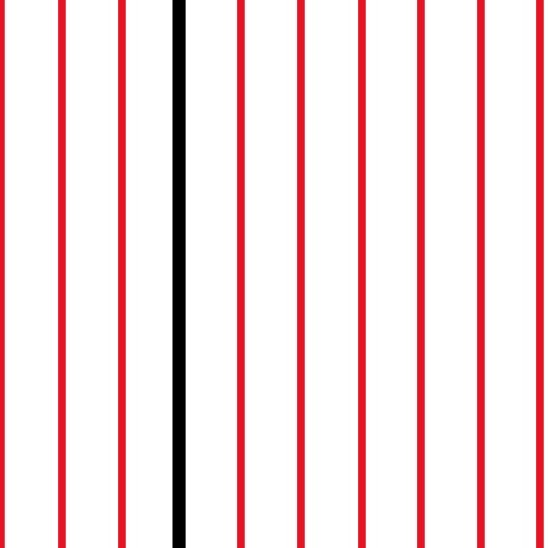
#> input picture images/image2.jpeg, 548 x 548 px
$ python different.py
#> lines starting #> are read from the running program, lines starting #| are printed output that depends on the picture; after the words box and inside, x2 and y2 are one past the last pixel; in counts of white or black regions, pixels touching at a corner belong together
import cv2
import numpy as np

image1 = cv2.imread('images/image2.jpeg')
#> image1 is the input picture: shape (548, 548, 3); mean B, G, R 222.3, 220.4, 243.4
image2 = cv2.imread('images/image1.jpeg')
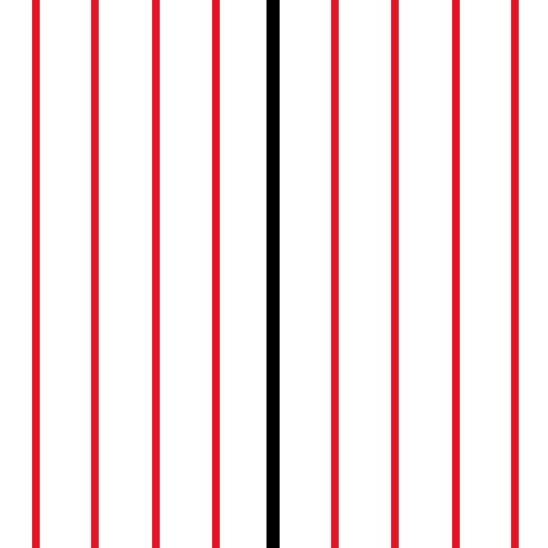
#> input picture images/image1.jpeg, 548 x 548 px
#> image2 is the input picture: shape (548, 548, 3); mean B, G, R 224.2, 222.4, 243.8

gray_image1 = cv2.cvtColor(image1, cv2.COLOR_BGR2GRAY)

edges_image1 = cv2.Canny(gray_image1, 50, 150)
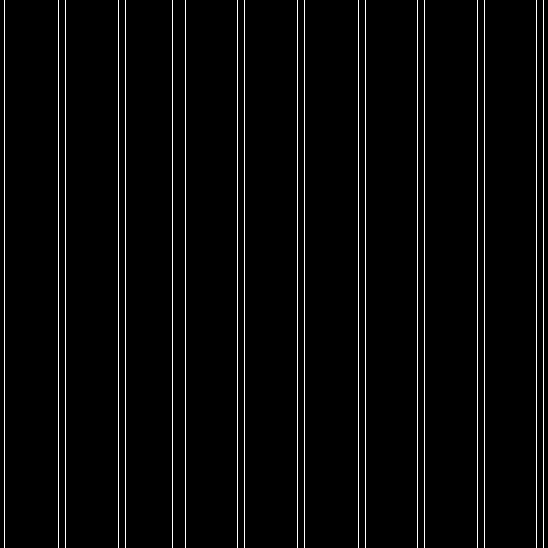
#> edges_image1: shape (548, 548); 3.5% white in thin lines or dots

lines_image1 = cv2.HoughLinesP(edges_image1, 1, np.pi / 180, threshold=50, minLineLength=100, maxLineGap=5)
#> lines_image1 = 19 rows, first 6: [4, 547, 4, 0], [536, 547, 536, 0], [543, 547, 543, 0], [358, 547, 358, 0], [365, 547, 365, 0], [237, 547, 237, 0]

reference_line = lines_image1[0][0]
#> reference_line = [4, 547, 4, 0]

cv2.circle(image1, (reference_line[0], reference_line[1]), 5, (0, 0, 255), -1)
#> image1: shape (548, 548, 3); 0.01% of pixels changed, all inside (x1, y1, x2, y2) = (0, 542, 10, 548)

gray_image2 = cv2.cvtColor(image2, cv2.COLOR_BGR2GRAY)
edges_image2 = cv2.Canny(gray_image2, 50, 150)
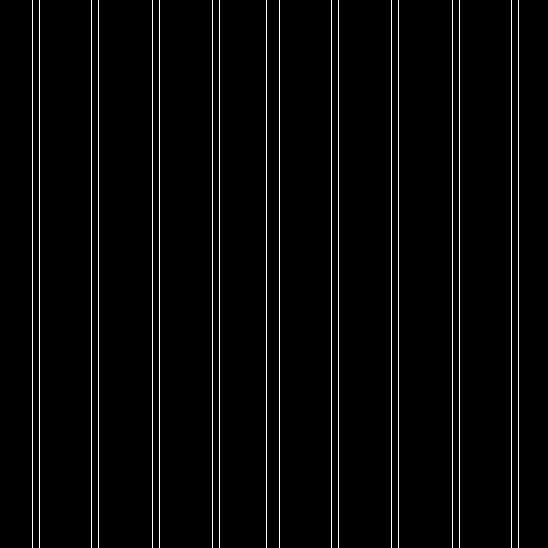
#> edges_image2: shape (548, 548); 3.3% white in thin lines or dots, all inside (x1, y1, x2, y2) = (32, 0, 519, 548)
lines_image2 = cv2.HoughLinesP(edges_image2, 1, np.pi / 180, threshold=50, minLineLength=100, maxLineGap=5)
#> lines_image2 = 18 rows, first 6: [331, 547, 331, 0], [511, 547, 511, 0], [459, 547, 459, 0], [212, 547, 212, 0], [279, 547, 279, 0], [159, 547, 159, 0]
detected_line = lines_image2[0][0]
#> detected_line = [331, 547, 331, 0]
cv2.circle(image2, (detected_line[0], detected_line[1]), 5, (0, 0, 255), -1)
#> image2: shape (548, 548, 3); 0.02% of pixels changed, all inside (x1, y1, x2, y2) = (326, 542, 337, 548)

horizontal_deviation = abs(reference_line[0] - detected_line[0])
#> horizontal_deviation = 327
point_distance = abs(reference_line[0] - detected_line[0])
#> point_distance = 327
line_distance = np.sqrt((reference_line[0] - detected_line[0])**2 + (reference_line[1] - detected_line[1])**2)
#> line_distance = 327

if detected_line[0] < reference_line[0]:
    image1, image2 = image2, image1
    reference_line, detected_line = detected_line, reference_line

distance_text = f"Mesafe: {horizontal_deviation} piksel"
#> distance_text = 'Mesafe: 327 piksel'
cv2.putText(image2, distance_text, (10, 30), cv2.FONT_HERSHEY_SIMPLEX, 0.7, (0, 0, 255), 2)
#> image2: shape (548, 548, 3); mean B, G, R 223, 221.3, 243.8
cv2.putText(image1, distance_text, (10, 30), cv2.FONT_HERSHEY_SIMPLEX, 0.7, (0, 0, 255), 2)
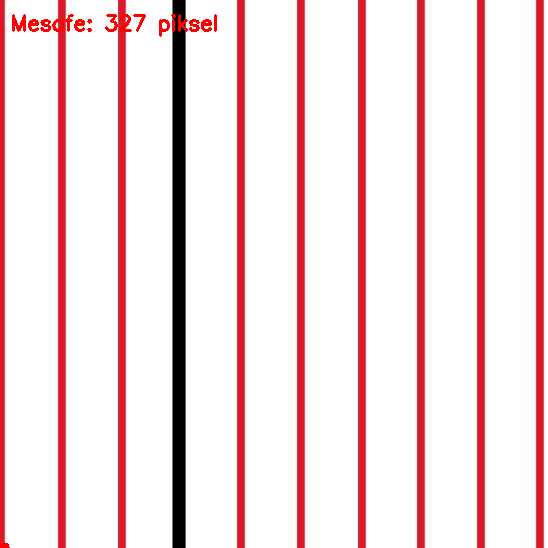
#> image1: shape (548, 548, 3); mean B, G, R 221.2, 219.3, 243.5


cv2.line(image2, (reference_line[0], reference_line[1]), (detected_line[0], detected_line[1]), (0, 0, 255), 3)
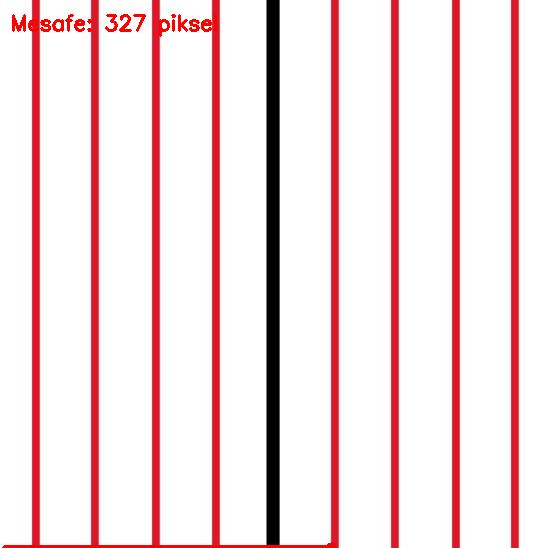
#> image2: shape (548, 548, 3); mean B, G, R 222.3, 220.5, 243.9


# Kırmızıya kadar olan çizgi çizimi
cv2.line(image1, (reference_line[0], reference_line[1]), (detected_line[0], detected_line[0]), (0, 255, 0), 3)
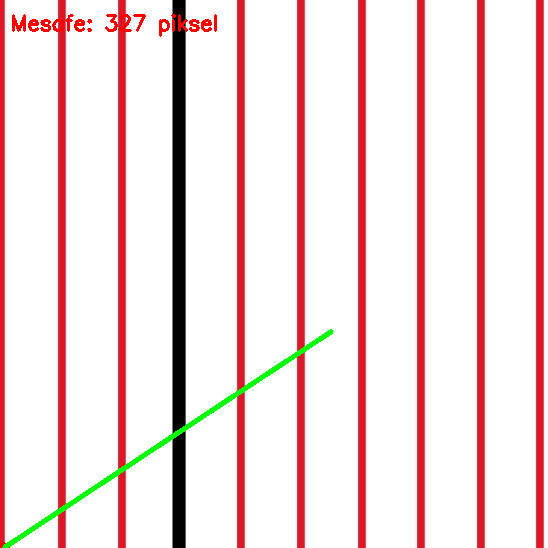
#> image1: shape (548, 548, 3); 0.67% of pixels changed, all inside (x1, y1, x2, y2) = (2, 329, 334, 548)

scale_percent = 50
width = int(image1.shape[1] * scale_percent / 100)
#> width = 274
height = int(image1.shape[0] * scale_percent / 100)
#> height = 274
dim = (width, height)
#> dim = (274, 274)
image1_resized = cv2.resize(image1, dim, interpolation=cv2.INTER_AREA)
image2_resized = cv2.resize(image2, dim, interpolation=cv2.INTER_AREA)
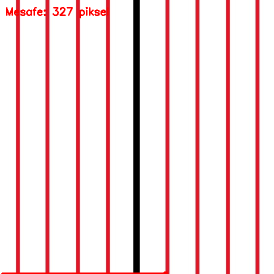
#> image2_resized: shape (274, 274, 3); mean B, G, R 222.4, 220.7, 244

cv2.imshow('Image 1', image1_resized)
cv2.imshow('Image 2', image2_resized)

cv2.waitKey(0)
cv2.destroyAllWindows()
